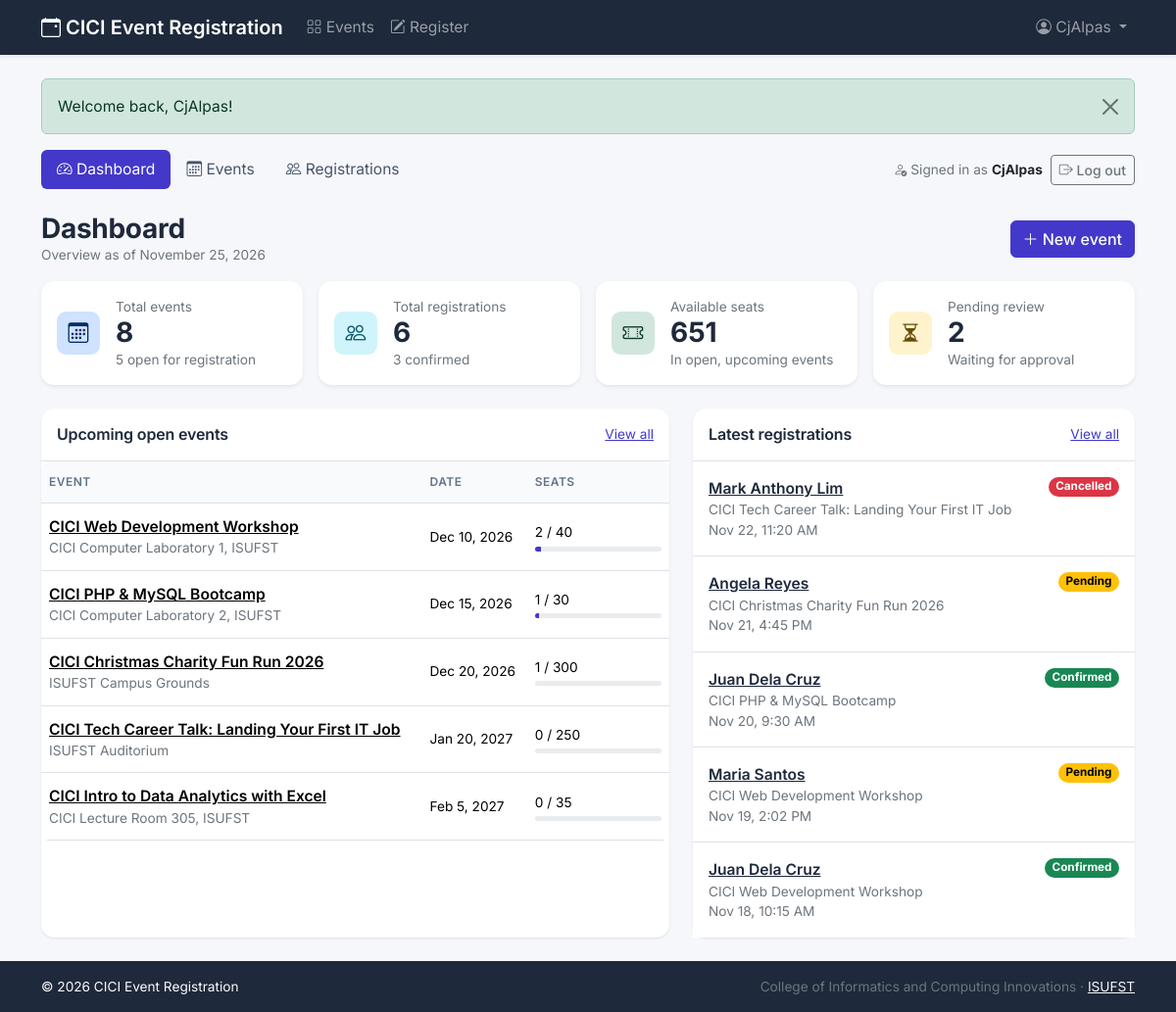
/admin/index.php (signed in), run on the app's committed database.
### tables this page shows
CREATE TABLE events (
    event_id    INT UNSIGNED      NOT NULL AUTO_INCREMENT,
    event_name  VARCHAR(150)      NOT NULL,
    description TEXT              NULL,
    event_date  DATE              NOT NULL,
    event_time  TIME              NOT NULL,
    venue       VARCHAR(150)      NOT NULL,
    capacity    SMALLINT UNSIGNED NOT NULL DEFAULT 50,    
    status      ENUM('open', 'closed', 'cancelled', 'completed')
                                  NOT NULL DEFAULT 'open',
    created_at  TIMESTAMP         NOT NULL DEFAULT CURRENT_TIMESTAMP,

    PRIMARY KEY (event_id),

     
    CONSTRAINT chk_events_capacity
        CHECK (capacity BETWEEN 1 AND 5000),

     
     
     
    CONSTRAINT chk_events_status
        CHECK (status IN ('open', 'closed', 'cancelled', 'completed')),

     
    CONSTRAINT chk_events_name
        CHECK (CHAR_LENGTH(TRIM(event_name)) > 0),

     
    INDEX idx_events_status_date (status, event_date),
     
    INDEX idx_events_date (event_date)
);

CREATE TABLE registrations (
    registration_id   INT UNSIGNED NOT NULL AUTO_INCREMENT,
    event_id          INT UNSIGNED NOT NULL,              
    full_name         VARCHAR(100) NOT NULL,
    email             VARCHAR(150) NOT NULL,
    phone             VARCHAR(20)  NULL,                  
    registration_date DATETIME     NOT NULL DEFAULT CURRENT_TIMESTAMP,
    status            ENUM('pending', 'confirmed', 'cancelled')
                                   NOT NULL DEFAULT 'pending',
    reference_code    VARCHAR(20)  NOT NULL,              

    PRIMARY KEY (registration_id),

     
    UNIQUE KEY uq_registrations_reference (reference_code),

     
     
     
    UNIQUE KEY uq_registrations_event_email (event_id, email),

     
    INDEX idx_registrations_email (email),
    INDEX idx_registrations_status (status),

     
     
     
    CONSTRAINT fk_registrations_event
        FOREIGN KEY (event_id) REFERENCES events (event_id)
        ON DELETE CASCADE
        ON UPDATE CASCADE,

    CONSTRAINT chk_registrations_status
        CHECK (status IN ('pending', 'confirmed', 'cancelled')),

     
    CONSTRAINT chk_registrations_email
        CHECK (email LIKE '%_@_%._%'),

    CONSTRAINT chk_registrations_name
        CHECK (CHAR_LENGTH(TRIM(full_name)) > 0),

     
    CONSTRAINT chk_registrations_reference
        CHECK (CHAR_LENGTH(reference_code) >= 6)
);

### includes/queries.php (called while the page is built, shortened)
<?php
function list_registrations(PDO $pdo, array $filters = []): array
{
    $where  = [];
    $params = [];
    $sql = 'SELECT r.*, e.event_name
            FROM registrations r
            JOIN events e ON e.event_id = r.event_id'
         . ($where ? ' WHERE ' . implode(' AND ', $where) : '')
         . ' ORDER BY r.registration_date DESC, r.registration_id DESC';
    $stmt = $pdo->prepare($sql);
    $stmt->execute($params);
    return $stmt->fetchAll();
}
function available_seats(PDO $pdo): int
{
    $stmt = $pdo->prepare(
        "SELECT COALESCE(SUM(GREATEST(CAST(e.capacity AS SIGNED) - COALESCE(r.active, 0), 0)), 0)
         FROM events e
         LEFT JOIN (SELECT event_id, COUNT(*) AS active
                    FROM registrations WHERE status <> 'cancelled'
                    GROUP BY event_id) r ON r.event_id = e.event_id
         WHERE e.status = 'open' AND e.event_date >= ?"
    );
    $stmt->execute([date('Y-m-d')]);
    return (int) $stmt->fetchColumn();
}

### admin/index.php (the view, shortened to what this page needs)
<?php
require_once __DIR__ . '/../config/database.php';
$ev = $pdo->query(
    "SELECT COUNT(*) AS total, COALESCE(SUM(status = 'open'), 0) AS open_count FROM events"
)->fetch();
$rg = $pdo->query(
    "SELECT COUNT(*) AS total,
            COALESCE(SUM(status = 'pending'), 0)   AS pending,
            COALESCE(SUM(status = 'confirmed'), 0) AS confirmed
     FROM registrations"
)->fetch();
$totalEvents   = (int) $ev['total'];
$openEvents    = (int) $ev['open_count'];
$totalRegs     = (int) $rg['total'];
$pendingRegs   = (int) $rg['pending'];
$confirmedRegs = (int) $rg['confirmed'];
$freeSeats     = available_seats($pdo);
$stmt = $pdo->prepare(
    "SELECT e.*, COUNT(r.registration_id) AS registered
     FROM events e
     LEFT JOIN registrations r ON r.event_id = e.event_id AND r.status <> 'cancelled'
     WHERE e.status = 'open' AND e.event_date >= ?
     GROUP BY e.event_id
     ORDER BY e.event_date, e.event_time
     LIMIT 5"
);
$stmt->execute([date('Y-m-d')]);
$upcoming = $stmt->fetchAll();
$latest = array_slice(list_registrations($pdo), 0, 5);
$stats = [
    ['label' => 'Total events',        'value' => $totalEvents, 'icon' => 'bi-calendar3',     'color' => 'primary', 'note' => $openEvents . ' open for registration'],
    ['label' => 'Total registrations', 'value' => $totalRegs,   'icon' => 'bi-people',        'color' => 'info',    'note' => $confirmedRegs . ' confirmed'],
    ['label' => 'Available seats',     'value' => $freeSeats,   'icon' => 'bi-ticket-perforated', 'color' => 'success', 'note' => 'In open, upcoming events'],
    ['label' => 'Pending review',      'value' => $pendingRegs, 'icon' => 'bi-hourglass-split', 'color' => 'warning', 'note' => 'Waiting for approval'],
];
require_once __DIR__ . '/../includes/header.php';
require_once __DIR__ . '/../includes/admin_nav.php';
?>
<div class="d-flex flex-column flex-sm-row justify-content-between align-items-sm-center gap-2 mb-3">
    <div>
        <h1 class="h3 fw-bold mb-0">Dashboard</h1>
        <p class="text-secondary mb-0 small">Overview as of <?= date('F j, Y') ?></p>
    </div>
    <a href="<?= url('admin/event_add.php') ?>" class="btn btn-primary"><i class="bi bi-plus-lg"></i> New event</a>
</div>
<div class="row row-cols-1 row-cols-sm-2 row-cols-xl-4 g-3 mb-4">
    <?php foreach ($stats as $s): ?>
        <div class="col">
            <div class="card stat-card border-0 shadow-sm h-100">
                <div class="card-body d-flex align-items-center gap-3">
                    <span class="stat-icon bg-<?= $s['color'] ?>-subtle text-<?= $s['color'] ?>-emphasis">
                        <i class="bi <?= $s['icon'] ?>"></i>
                    </span>
                    <div>
                        <div class="small text-secondary"><?= e($s['label']) ?></div>
                        <div class="h3 fw-bold mb-0"><?= $s['value'] ?></div>
                        <div class="small text-secondary"><?= e($s['note']) ?></div>
                    </div>
                </div>
            </div>
        </div>
    <?php endforeach; ?>
</div>
<div class="row g-4">
    <div class="col-xl-7">
        <div class="panel h-100">
            <div class="d-flex justify-content-between align-items-center p-3 border-bottom">
                <h2 class="h6 fw-semibold mb-0">Upcoming open events</h2>
                <a href="<?= url('admin/events.php') ?>" class="small">View all</a>
            </div>
            <div class="table-responsive">
                <table class="table table-hover align-middle mb-0">
                    <thead>
                    <tr><th>Event</th><th>Date</th><th style="min-width: 140px">Seats</th></tr>
                    </thead>
                    <tbody>
                    <?php foreach ($upcoming as $ev):
                        $taken = (int) $ev['registered'];
                        $pct   = (int) round($taken / $ev['capacity'] * 100); ?>
                        <tr>
                            <td>
                                <a class="fw-semibold text-reset" href="<?= url('admin/event_view.php?id=' . $ev['event_id']) ?>"><?= e($ev['event_name']) ?></a>
                                <div class="small text-secondary"><?= e($ev['venue']) ?></div>
                            </td>
                            <td class="text-nowrap small"><?= format_date($ev['event_date']) ?></td>
                            <td>
                                <div class="small mb-1"><?= $taken ?> / <?= $ev['capacity'] ?></div>
                                <div class="progress" style="height: 5px" role="progressbar" aria-label="Seats taken"
                                     aria-valuenow="<?= $pct ?>" aria-valuemin="0" aria-valuemax="100">
                                    <div class="progress-bar" style="width: <?= $pct ?>%"></div>
                                </div>
                            </td>
                        </tr>
                    <?php endforeach; ?>
                    </tbody>
                </table>
            </div>
        </div>
    </div>
    <div class="col-xl-5">
        <div class="panel h-100">
            <div class="d-flex justify-content-between align-items-center p-3 border-bottom">
                <h2 class="h6 fw-semibold mb-0">Latest registrations</h2>
                <a href="<?= url('admin/registrations.php') ?>" class="small">View all</a>
            </div>
            <ul class="list-group list-group-flush">
                <?php foreach ($latest as $r): ?>
                    <li class="list-group-item d-flex justify-content-between align-items-start gap-2 py-3">
                        <div class="min-w-0">
                            <a class="fw-semibold text-reset" href="<?= url('admin/registration_view.php?id=' . $r['registration_id']) ?>"><?= e($r['full_name']) ?></a>
                            <div class="small text-secondary text-truncate"><?= e($r['event_name']) ?></div>
                            <div class="small text-secondary"><?= date('M j, g:i A', strtotime($r['registration_date'])) ?></div>
                        </div>
                        <?= status_badge($r['status']) ?>
                    </li>
                <?php endforeach; ?>
            </ul>
        </div>
    </div>
</div>
<?php require_once __DIR__ . '/../includes/footer.php'; ?>

### includes/functions.php (shortened to what this page needs)
<?php
function e(?string $value): string
{
    return htmlspecialchars($value ?? '', ENT_QUOTES, 'UTF-8');
}
function url(string $path = ''): string
{
    return BASE_URL . ltrim($path, '/');
}
function show_flash(): void
{
    $flash = $_SESSION['flash'];
    echo '<div class="alert alert-' . e($flash['type']) . ' alert-dismissible fade show" role="alert">'
        . e($flash['message'])
        . '<button type="button" class="btn-close" data-bs-dismiss="alert" aria-label="Close"></button>'
        . '</div>';
}
function format_date(string $date): string
{
    return date('M j, Y', strtotime($date));
}
function status_badge(string $status): string
{
    $colors = [
        'open'      => 'success',
        'confirmed' => 'success',
        'pending'   => 'warning',
        'closed'    => 'secondary',
        'completed' => 'info',
        'cancelled' => 'danger',
    ];
    $color = $colors[$status] ?? 'secondary';
    return '<span class="badge rounded-pill text-bg-' . $color . '">' . e(ucfirst($status)) . '</span>';
}

### assets/css/style.css (style rules this page uses)
:root { --brand: #4338ca; --brand-dark: #312e81; --brand-soft: #eef2ff; --ink: #1e293b; --page-bg: #f6f7fb; --bs-primary: #4338ca; --bs-primary-rgb: 67, 56, 202; --bs-link-color: #4338ca; --bs-link-color-rgb: 67, 56, 202; --bs-link-hover-color: #312e81; --bs-link-hover-color-rgb: 49, 46, 129; --bs-body-color: #1e293b; --bs-body-font-family: "Inter", system-ui, -apple-system, "Segoe UI", Roboto, Arial, sans-serif; }
body { background-color: var(--page-bg); font-size: 0.975rem; }
h1, h2, h3, h4, h5 { color: var(--ink); letter-spacing: -0.01em; }
.btn-primary { --bs-btn-bg: var(--brand); --bs-btn-border-color: var(--brand); --bs-btn-hover-bg: var(--brand-dark); --bs-btn-hover-border-color: var(--brand-dark); --bs-btn-active-bg: var(--brand-dark); --bs-btn-active-border-color: var(--brand-dark); --bs-btn-disabled-bg: #a5b4fc; --bs-btn-disabled-border-color: #a5b4fc; }
.btn { font-weight: 500; }
.progress-bar { background-color: var(--brand); }
.panel { background: #fff; border-radius: 0.85rem; box-shadow: 0 1px 2px rgba(30, 41, 59, 0.06), 0 1px 3px rgba(30, 41, 59, 0.05); }
.stat-card { border-radius: 0.85rem; }
.stat-icon { width: 44px; height: 44px; border-radius: 0.6rem; display: inline-flex; align-items: center; justify-content: center; font-size: 1.3rem; }
.table > :not(caption) > * > * { padding-top: 0.75rem; padding-bottom: 0.75rem; }
.table thead th { font-size: 0.75rem; text-transform: uppercase; letter-spacing: 0.04em; color: #64748b; font-weight: 600; background-color: #f8fafc; white-space: nowrap; }
.table-responsive { border-radius: 0.5rem; position: relative; }
.min-w-0 { min-width: 0; }
.list-group-item > .badge { flex-shrink: 0; }

### data on the page
events: event_name "CICI Web Development Workshop", venue "CICI Computer Laboratory 1, ISUFST", event_date "Dec 10, 2026", taken "2", capacity "40", $pct 5 (drawn)
events: event_name "CICI PHP & MySQL Bootcamp", venue "CICI Computer Laboratory 2, ISUFST", event_date "Dec 15, 2026", taken "1", capacity "30", $pct 3 (drawn)
events: event_name "CICI Christmas Charity Fun Run 2026", venue "ISUFST Campus Grounds", event_date "Dec 20, 2026", taken "1", capacity "300", $pct 0 (drawn)
events: event_name "CICI Tech Career Talk: Landing Your First IT Job", venue "ISUFST Auditorium", event_date "Jan 20, 2027", taken "0", capacity "250"
events: event_name "CICI Intro to Data Analytics with Excel", venue "CICI Lecture Room 305, ISUFST", event_date "Feb 5, 2027", taken "0", capacity "35"
registrations: full_name "Mark Anthony Lim", event.event_name "CICI Tech Career Talk: Landing Your First IT Job", registration_date "Nov 22, 11:20 AM", status "Cancelled"
registrations: full_name "Angela Reyes", event.event_name "CICI Christmas Charity Fun Run 2026", registration_date "Nov 21, 4:45 PM", status "Pending"
registrations: full_name "Juan Dela Cruz", event.event_name "CICI PHP & MySQL Bootcamp", registration_date "Nov 20, 9:30 AM", status "Confirmed"
registrations: full_name "Maria Santos", event.event_name "CICI Web Development Workshop", registration_date "Nov 19, 2:02 PM", status "Pending"
registrations: full_name "Juan Dela Cruz", event.event_name "CICI Web Development Workshop", registration_date "Nov 18, 10:15 AM", status "Confirmed"

### other printed values
APP_NAME "CICI Event Registration"
$navAdmin['username'] "CjAlpas"
$flash['message'] "Welcome back, CjAlpas!"
current_admin()['username'] "CjAlpas"
$s['label'] "Total events"
$s['value'] "8"
$s['note'] "5 open for registration"
$s['label'] "Total registrations"
$s['value'] "6"
$s['note'] "3 confirmed"
$s['label'] "Available seats"
$s['value'] "651"
$s['note'] "In open, upcoming events"
$s['label'] "Pending review"
$s['value'] "2"
